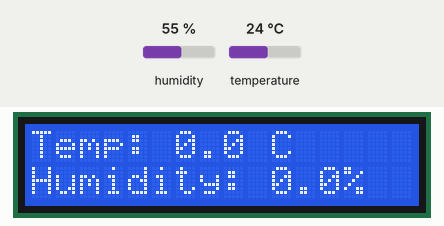
A sketch run on a simulated Arduino Uno, built with avr-gcc and run on an emulated ATmega328P. Shown: 16×2 character LCD. Inputs (shaded band) come from the test bench; at power-on: humidity 55 %, temperature 24 °C. What the sketch prints to the serial monitor is not drawn.

Above: at 1.2 s.
1.3 s: humidity set to 22 %
At 6.0 s:
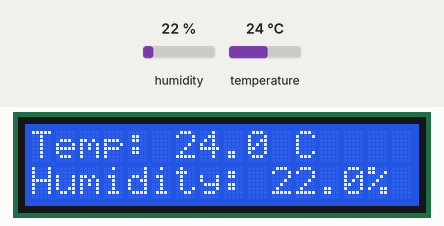
6.5 s: temperature set to 12 °C
At 10.3 s:
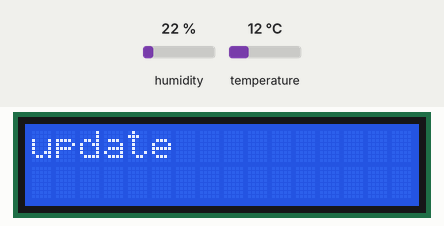
12.3 s: humidity set to 40 %
At 17.8 s:
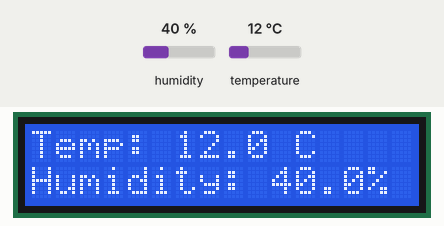
18.1 s: temperature set to 19 °C
At 24.0 s:
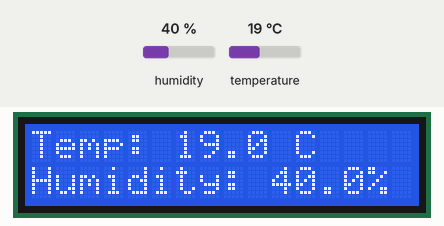
Timing chart, 0 to 24.9 s (numbered marks = the images above; inputs shaded):
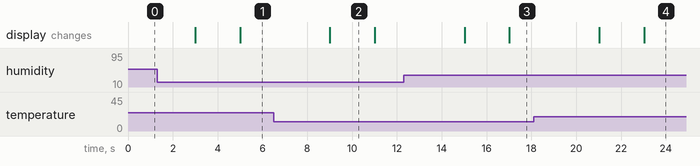

Measured:
- after the input at 6.5 s, the display: changes after 2.5 s (image 2)
- after the input at 12.3 s, the display: first changes after 2.7 s (image 3 shows a later state)
- after the input at 18.1 s, the display: first changes after 2.9 s (image 4 shows a later state)
- what the display in image 2 shows lasts 2.0 s, from 9.0 s to 11.0 s

The sketch:

TempAndHumidityDisplay.ino
```cpp
#include <LiquidCrystal.h>

#include <dht_nonblocking.h>
#define DHT_SENSOR_TYPE DHT_TYPE_11

// LCD pins (RS, E, D4, D5, D6, D7)
LiquidCrystal lcd(7, 8, 9, 10, 11, 12);

static const int DHT_SENSOR_PIN = 2;
DHT_nonblocking dht_sensor(DHT_SENSOR_PIN, DHT_SENSOR_TYPE);


float temperature;
float humidity;
float lastTemp;
float lastHumidity;
bool screenCleared;

void setup( )
{
  lcd.begin(16, 2); // initialize the lcd (16 rows 2 colums)
  Serial.begin(9600);
}

void tempReading(float &temperature, float &humidity) {

  static unsigned long lastTime;
  unsigned long currentTime = millis();
  static unsigned long delayTime = 1000ul;
  if(currentTime - lastTime >= delayTime) {
    lastTime = currentTime;
    dht_sensor.measure(&temperature, &humidity);
    Serial.print("Temp: ");
    Serial.print(temperature, 1);
    Serial.println(" C");
    Serial.print("Humidity: ");
    Serial.print(humidity, 1);
    Serial.println("%");
  }
}

void lcdDisplay() {
  //After how much time set isUpdating back to false
  unsigned long flashTime = millis();
  static unsigned long lastFlash;
  static int flashDuration = 2000;
  static int dotCount = 0;
  static bool isUpdating = false;

  if ((abs(temperature - lastTemp) > 0.1 || abs(humidity - lastHumidity)  > 0.1) && !isUpdating){
    lastTemp = temperature;
    lastHumidity = humidity;
    isUpdating = true;
    lastFlash=flashTime;
  }

  if(isUpdating==true){
      if(screenCleared==false){
        lcd.clear();
        screenCleared=true;
      }
      lcd.setCursor(0,0);
      lcd.print("update");

    if(flashTime-lastFlash >= flashDuration){
        isUpdating=false;
      }
    }


  else {
    if(screenCleared==true){
      lcd.clear();
      screenCleared=false;
    }
    lcd.setCursor(0,0);
    lcd.print("Temp: ");
    lcd.print(temperature, 1);
    lcd.print(" C");
    lcd.setCursor(0,1);
    lcd.print("Humidity: ");
    lcd.print(humidity, 1);
    lcd.print("%");
    }

  }


void loop( )
{

  tempReading(temperature, humidity);
  lcdDisplay();
}
```
